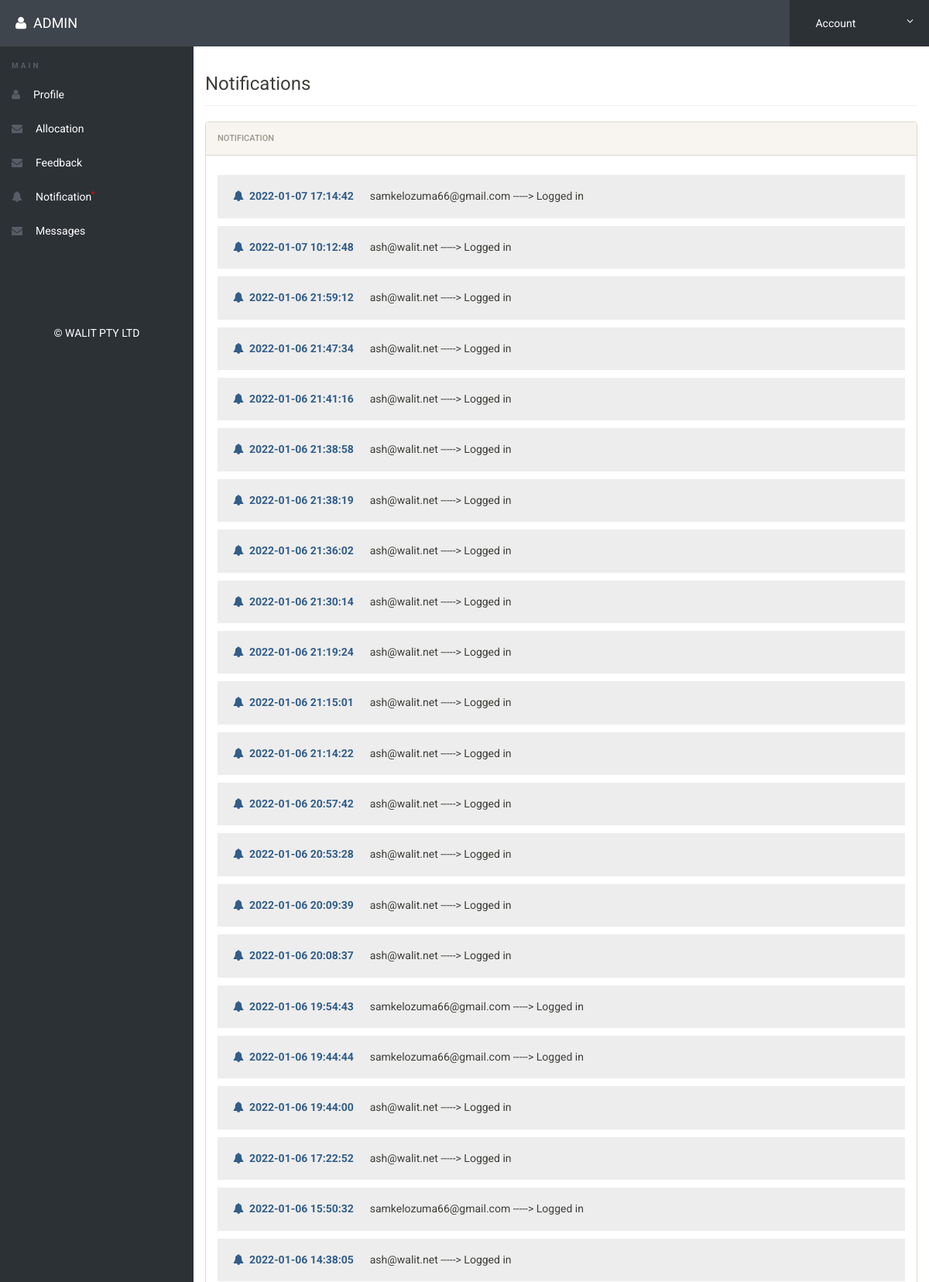
Page /notification.php (signed in, upper part) on the committed database.
### tables this page shows
CREATE TABLE `notification` (
  `id` int(11) NOT NULL,
  `notiuser` varchar(50) NOT NULL,
  `notireciver` varchar(50) NOT NULL,
  `notitype` varchar(50) NOT NULL,
  `time` timestamp NOT NULL DEFAULT current_timestamp()
);

### notification.php (the view, shortened to what this page needs)
<?php
include('includes/config.php');
if(strlen($_SESSION['alogin'])==0)
	{
header('location:index.php');
}
else{
?>
<!doctype html>
<html lang="en" class="no-js">
<head>
	<link rel="stylesheet" href="css/font-awesome.min.css">
	<link rel="stylesheet" href="css/bootstrap.min.css">
	<link rel="stylesheet" href="css/dataTables.bootstrap.min.css">
	<link rel="stylesheet" href="css/bootstrap-social.css">
	<link rel="stylesheet" href="css/bootstrap-select.css">
	<link rel="stylesheet" href="css/fileinput.min.css">
	<link rel="stylesheet" href="css/awesome-bootstrap-checkbox.css">
	<link rel="stylesheet" href="css/style.css">
</head>
<body>
	<?php include('includes/header.php');?>
	<div class="ts-main-content">
	<?php include('includes/leftbar.php');?>
		<div class="content-wrapper">
			<div class="container-fluid">
				<div class="row">
					<div class="col-md-12">
						<h3 class="page-title">Notifications</h3>
						<div class="row">
							<div class="col-md-12">
								<div class="panel panel-default">
									<div class="panel-heading">Notification</div>
									   <div class="panel-body">
<?php
$reciver = $_SESSION['alogin'];
$sql = "SELECT * from  notification where notireciver = (:reciver) order by time DESC";
$query = $dbh -> prepare($sql);
$query-> bindParam(':reciver', $reciver, PDO::PARAM_STR);
$query->execute();
$results=$query->fetchAll(PDO::FETCH_OBJ);
$cnt=1;
if($query->rowCount() > 0)
{
foreach($results as $result)
{				?>
        <h5 style="background:#ededed;padding:20px;"><i class="fa fa-bell text-primary"></i>&nbsp;&nbsp;<b class="text-primary"><?php echo htmlentities($result->time);?></b> &nbsp;&nbsp;&nbsp;&nbsp;&nbsp;<?php echo htmlentities($result->notiuser);?> -----> <?php echo htmlentities($result->notitype);?></h5>
                       <?php $cnt=$cnt+1; }} ?>
                                        </div>
                                    </div>
                                </div>
                            </div>
                        </div>
                    </div>
                </div>
            </div>
        </div>
</body>
</html>
<?php } ?>

### css/style.css (style rules this page uses)
html { font-size: 14px; }
@media only screen and (min-width: 480px) { html { font-size: 17px; } }
@media only screen and (min-width: 768px) { html { font-size: 14px; } }
body { font-size: 1em; }
.panel { overflow: hidden; }
.page-title { padding-bottom: 15px; margin-bottom: 20px; border-bottom: 1px solid #f0f0f0; }
.ts-main-content .content-wrapper { padding-top: 15px; margin-top: 60px; }
@media only screen and (min-width: 992px) { .ts-main-content .content-wrapper { margin-left: 250px; } }

### rows in the picture
notification: time "2022-01-07 17:14:42", notiuser "samkelozuma66@gmail.com", notitype "Logged in"
notification: time "2022-01-07 10:12:48", notiuser "ash@walit.net", notitype "Logged in"
notification: time "2022-01-06 21:59:12", notiuser "ash@walit.net", notitype "Logged in"
notification: time "2022-01-06 21:47:34", notiuser "ash@walit.net", notitype "Logged in"
notification: time "2022-01-06 21:41:16", notiuser "ash@walit.net", notitype "Logged in"
notification: time "2022-01-06 21:38:58", notiuser "ash@walit.net", notitype "Logged in"
notification: time "2022-01-06 21:38:19", notiuser "ash@walit.net", notitype "Logged in"
notification: time "2022-01-06 21:36:02", notiuser "ash@walit.net", notitype "Logged in"
notification: time "2022-01-06 21:30:14", notiuser "ash@walit.net", notitype "Logged in"
notification: time "2022-01-06 21:19:24", notiuser "ash@walit.net", notitype "Logged in"
notification: time "2022-01-06 21:15:01", notiuser "ash@walit.net", notitype "Logged in"
notification: time "2022-01-06 21:14:22", notiuser "ash@walit.net", notitype "Logged in"
notification: time "2022-01-06 20:57:42", notiuser "ash@walit.net", notitype "Logged in"
notification: time "2022-01-06 20:53:28", notiuser "ash@walit.net", notitype "Logged in"
notification: time "2022-01-06 20:09:39", notiuser "ash@walit.net", notitype "Logged in"
notification: time "2022-01-06 20:08:37", notiuser "ash@walit.net", notitype "Logged in"
notification: time "2022-01-06 19:54:43", notiuser "samkelozuma66@gmail.com", notitype "Logged in"
notification: time "2022-01-06 19:44:44", notiuser "samkelozuma66@gmail.com", notitype "Logged in"
notification: time "2022-01-06 19:44:00", notiuser "ash@walit.net", notitype "Logged in"
notification: time "2022-01-06 17:22:52", notiuser "ash@walit.net", notitype "Logged in"
notification: time "2022-01-06 15:50:32", notiuser "samkelozuma66@gmail.com", notitype "Logged in"
notification: time "2022-01-06 14:38:05", notiuser "ash@walit.net", notitype "Logged in"

### other values in the picture
$_SESSION['alogin'] "ADMIN"
